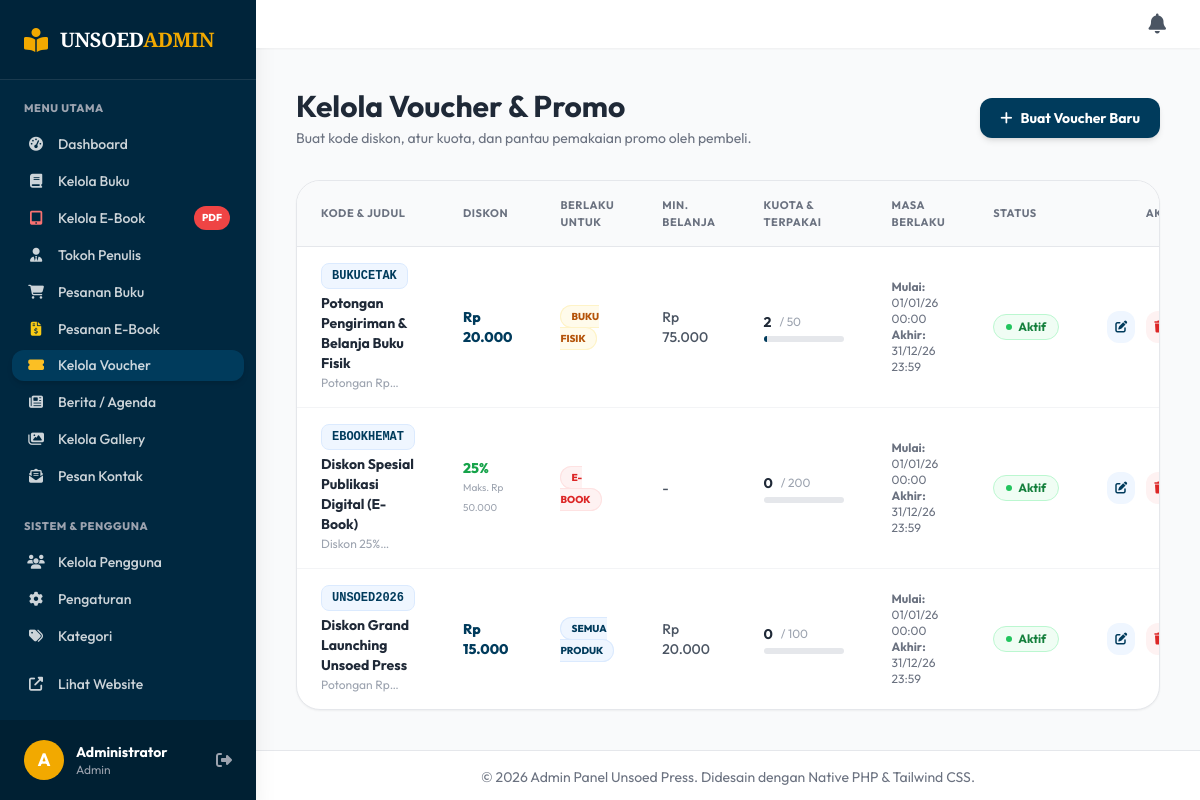
Screenshot of /admin/vouchers (signed in) with the database file from the repository.
### tables this page shows
CREATE TABLE `vouchers` (
  `id` int NOT NULL AUTO_INCREMENT,
  `code` varchar(50) NOT NULL,
  `title` varchar(150) NOT NULL,
  `description` text,
  `discount_type` enum('percent','nominal') NOT NULL DEFAULT 'nominal',
  `discount_value` decimal(12,2) NOT NULL,
  `min_purchase` decimal(12,2) DEFAULT '0.00',
  `max_discount` decimal(12,2) DEFAULT NULL,
  `applicable_to` enum('all','book','ebook') NOT NULL DEFAULT 'all',
  `quota` int DEFAULT '0',
  `used_count` int DEFAULT '0',
  `start_date` datetime DEFAULT NULL,
  `end_date` datetime DEFAULT NULL,
  `is_active` tinyint(1) DEFAULT '1',
  `created_at` timestamp NULL DEFAULT CURRENT_TIMESTAMP,
  PRIMARY KEY (`id`),
  UNIQUE KEY `code` (`code`)
);

### app/controllers/Admin.php (called while the page is built, shortened)
<?php
class Admin extends Controller {
    public function vouchers()
    {
        $data['judul'] = 'Kelola Voucher & Promo - Admin Unsoed Press';
        $data['vouchers'] = $this->model('VoucherModel')->getAllVouchers();
        $this->view('admin/vouchers/index', $data);
    }
}

### core/App.php (called while the page is built, shortened)
<?php
class App {
    protected $method = 'index';
    protected $params = [];
    public function __construct()
    {
        $url = $this->parseURL();
        if(isset($url[0])) {
            if(file_exists('../app/controllers/' . ucfirst($url[0]) . '.php')) {
                unset($url[0]);
            }
        }
        $this->controller = new $this->controller;
        if(isset($url[1])) {
            if(method_exists($this->controller, $url[1])) {
                $this->method = $url[1];
            }
        }
        call_user_func_array([$this->controller, $this->method], $this->params);
    }
    public function parseURL()
    {
        if(isset($_GET['url'])) {
            $url = rtrim($_GET['url'], '/');
            $url = explode('/', $url);
            return $url;
        }
    }
}

### public/index.php (called while the page is built, shortened)
<?php
function esc($string) {
    return htmlspecialchars($string ?? '', ENT_QUOTES, 'UTF-8');
}
require_once '../core/App.php';
require_once '../core/Controller.php';
require_once '../core/Database.php';
require_once '../config/database.php';
$app = new App();

### core/Database.php (called while the page is built, shortened)
<?php
class Database {
    private $host = DB_HOST;
    private $user = DB_USER;
    private $pass = DB_PASS;
    private $db_name = DB_NAME;
    private $dbh;
    private $stmt;
    public function __construct()
    {
        $dsn = 'mysql:host=' . $this->host . ';dbname=' . $this->db_name;
        $option = [
            PDO::ATTR_PERSISTENT => true,
            PDO::ATTR_ERRMODE => PDO::ERRMODE_EXCEPTION
        ];
        try {
            $this->dbh = new PDO($dsn, $this->user, $this->pass, $option);
        } catch(PDOException $e) {
            die($e->getMessage());
        }
    }
    public function query($query)
    {
        $this->stmt = $this->dbh->prepare($query);
    }
    public function bind($param, $value, $type = null)
    {
        if(is_null($type)) {
            switch(true) {
                case is_int($value):
                    $type = PDO::PARAM_INT;
                    break;
                default:
                    $type = PDO::PARAM_STR;
            }
        }
        $this->stmt->bindValue($param, $value, $type);
    }
    public function execute()
    {
        return $this->stmt->execute();
    }
    public function resultSet()
    {
        $this->execute();
        return $this->stmt->fetchAll(PDO::FETCH_ASSOC);
    }
}

### app/models/VoucherModel.php (called while the page is built, shortened)
<?php
class VoucherModel {
    private $db;
    public function __construct()
    {
        $this->db = new Database;
    }
    public function getAllVouchers()
    {
        $this->db->query('SELECT * FROM vouchers ORDER BY id DESC');
        return $this->db->resultSet();
    }
}

### app/views/admin/vouchers/index.php (the view, shortened to what this page needs)
<div class="mb-8 flex flex-col sm:flex-row items-start sm:items-center justify-between gap-4">
    <div>
        <h1 class="text-3xl font-bold text-gray-800">Kelola Voucher & Promo</h1>
        <p class="text-gray-500 mt-1 text-sm">Buat kode diskon, atur kuota, dan pantau pemakaian promo oleh pembeli.</p>
    </div>
    <a href="<?= BASEURL; ?>/admin/create_voucher" class="bg-unsoed-blue hover:bg-blue-800 text-white px-5 py-2.5 rounded-xl font-bold text-sm shadow-md transition flex items-center gap-2">
        <i class="fas fa-plus"></i> Buat Voucher Baru
    </a>
</div>
<div class="bg-white rounded-3xl shadow-sm border border-gray-200 overflow-hidden">
    <div class="overflow-x-auto">
        <table class="w-full text-left border-collapse">
            <thead>
                <tr class="bg-gray-50 border-b border-gray-200 text-[11px] font-extrabold uppercase tracking-wider text-gray-500">
                    <th class="py-4 px-6">Kode & Judul</th>
                    <th class="py-4 px-6">Diskon</th>
                    <th class="py-4 px-6">Berlaku Untuk</th>
                    <th class="py-4 px-6">Min. Belanja</th>
                    <th class="py-4 px-6">Kuota & Terpakai</th>
                    <th class="py-4 px-6">Masa Berlaku</th>
                    <th class="py-4 px-6">Status</th>
                    <th class="py-4 px-6 text-right">Aksi</th>
                </tr>
            </thead>
            <tbody class="divide-y divide-gray-100 text-sm">
                <?php if(empty($data['vouchers'])): ?>
                    <tr>
                        <td colspan="8" class="py-12 text-center text-gray-400">Belum ada data voucher. Klik tombol Buat Voucher Baru di atas.</td>
                    </tr>
                <?php else: foreach($data['vouchers'] as $v): ?>
                <tr class="hover:bg-gray-50/80 transition">
                    <td class="py-4 px-6">
                        <span class="font-mono font-extrabold text-unsoed-blue bg-blue-50 px-2.5 py-1 rounded-lg text-xs block w-fit mb-1 border border-blue-100">
                            <?= htmlspecialchars($v['code']) ?>
                        </span>
                        <p class="font-bold text-gray-800 text-sm"><?= htmlspecialchars($v['title']) ?></p>
                        <?php if(!empty($v['description'])): ?>
                            <p class="text-xs text-gray-400 line-clamp-1 mt-0.5"><?= htmlspecialchars($v['description']) ?></p>
                        <?php endif; ?>
                    </td>
                    <td class="py-4 px-6 font-bold text-gray-800">
                        <?php if($v['discount_type'] === 'percent'): ?>
                            <span class="text-green-600 font-extrabold"><?= floatval($v['discount_value']) ?>%</span>
                            <?php if(!empty($v['max_discount']) && $v['max_discount'] > 0): ?>
                                <span class="text-[10px] text-gray-400 block font-normal">Maks. Rp <?= number_format($v['max_discount'], 0, ',', '.') ?></span>
                            <?php endif; ?>
                        <?php else: ?>
                            <span class="text-unsoed-blue font-extrabold">Rp <?= number_format($v['discount_value'], 0, ',', '.') ?></span>
                        <?php endif; ?>
                    </td>
                    <td class="py-4 px-6">
                        <?php if($v['applicable_to'] === 'ebook'): ?>
                            <span class="bg-red-50 text-red-600 text-[10px] font-extrabold px-2.5 py-1 rounded-full uppercase border border-red-100">E-Book</span>
                        <?php elseif($v['applicable_to'] === 'book'): ?>
                            <span class="bg-amber-50 text-amber-700 text-[10px] font-extrabold px-2.5 py-1 rounded-full uppercase border border-amber-100">Buku Fisik</span>
                        <?php else: ?>
                            <span class="bg-blue-50 text-unsoed-blue text-[10px] font-extrabold px-2.5 py-1 rounded-full uppercase border border-blue-100">Semua Produk</span>
                        <?php endif; ?>
                    </td>
                    <td class="py-4 px-6 font-medium text-gray-600">
                        <?= $v['min_purchase'] > 0 ? 'Rp ' . number_format($v['min_purchase'], 0, ',', '.') : '-' ?>
                    </td>
                    <td class="py-4 px-6">
                        <div class="flex items-center gap-2">
                            <span class="font-bold text-gray-800"><?= number_format($v['used_count']) ?></span>
                            <span class="text-gray-400 text-xs">/ <?= $v['quota'] > 0 ? number_format($v['quota']) : '∞' ?></span>
                        </div>
                        <?php if($v['quota'] > 0): ?>
                            <?php $pct = min(100, round(($v['used_count'] / $v['quota']) * 100)); ?>
                            <div class="w-20 bg-gray-200 h-1.5 rounded-full mt-1 overflow-hidden">
                                <div class="bg-unsoed-blue h-full" style="width: <?= esc($pct) ?>%;"></div>
                            </div>
                        <?php endif; ?>
                    </td>
                    <td class="py-4 px-6 text-xs text-gray-500">
                        <?php if(!empty($v['start_date'])): ?>
                            <div><strong>Mulai:</strong> <?= date('d/m/y H:i', strtotime($v['start_date'])) ?></div>
                        <?php endif; ?>
                        <?php if(!empty($v['end_date'])): ?>
                            <div><strong>Akhir:</strong> <?= date('d/m/y H:i', strtotime($v['end_date'])) ?></div>
                        <?php else: ?>
                            <span class="text-gray-400 italic">Tanpa batas waktu</span>
                        <?php endif; ?>
                    </td>
                    <td class="py-4 px-6">
                        <?php if($v['is_active'] == 1): ?>
                            <span class="inline-flex items-center gap-1.5 px-3 py-1 bg-green-50 text-green-700 border border-green-200 rounded-full text-xs font-bold">
                                <span class="w-1.5 h-1.5 rounded-full bg-green-500"></span> Aktif
                            </span>
                        <?php else: ?>
                            <span class="inline-flex items-center gap-1.5 px-3 py-1 bg-gray-100 text-gray-500 border border-gray-200 rounded-full text-xs font-bold">
                                <span class="w-1.5 h-1.5 rounded-full bg-gray-400"></span> Nonaktif
                            </span>
                        <?php endif; ?>
                    </td>
                    <td class="py-4 px-6 text-right space-x-2 whitespace-nowrap">
                        <a href="<?= BASEURL; ?>/admin/edit_voucher/<?= esc($v['id']) ?>" class="p-2 bg-blue-50 text-unsoed-blue hover:bg-blue-100 rounded-xl transition inline-block font-semibold text-xs">
                            <i class="fas fa-edit"></i>
                        </a>
                        <a href="<?= BASEURL; ?>/admin/delete_voucher/<?= esc($v['id']) ?>" onclick="return confirmAction(this.href, 'Hapus Voucher', 'Apakah Anda yakin ingin menghapus voucher ini?')" class="p-2 bg-red-50 text-red-600 hover:bg-red-100 rounded-xl transition inline-block font-semibold text-xs">
                            <i class="fas fa-trash"></i>
                        </a>
                    </td>
                </tr>
                <?php endforeach; endif; ?>
            </tbody>
        </table>
    </div>
</div>

### rows the page displays
vouchers: code "BUKUCETAK", title "Potongan Pengiriman & Belanja Buku Fisik", description "Potongan…", discount_value "20.000", applicable_to "BUKU FISIK", min_purchase "75.000", used_count "2", quota "50", start_date "01/01/26 00:00", end_date "31/12/26 23:59", is_active 1 (drawn)
vouchers: code "EBOOKHEMAT", title "Diskon Spesial Publikasi Digital (E-Book)", description "Diskon…", discount_value "25", max_discount "50.000", applicable_to "E-BOOK", used_count "0", quota "200", start_date "01/01/26 00:00", end_date "31/12/26 23:59", is_active 1 (drawn)
vouchers: code "UNSOED2026", title "Diskon Grand Launching Unsoed Press", description "Potongan…", discount_value "15.000", applicable_to "SEMUA PRODUK", min_purchase "20.000", used_count "0", quota "100", start_date "01/01/26 00:00", end_date "31/12/26 23:59", is_active 1 (drawn)

### other values shown
substr($_SESSION['user_name'] ?? 'A', 0, 1) "A"
$_SESSION['user_name'] "Administrator"
$_SESSION['user_role'] "Admin"
